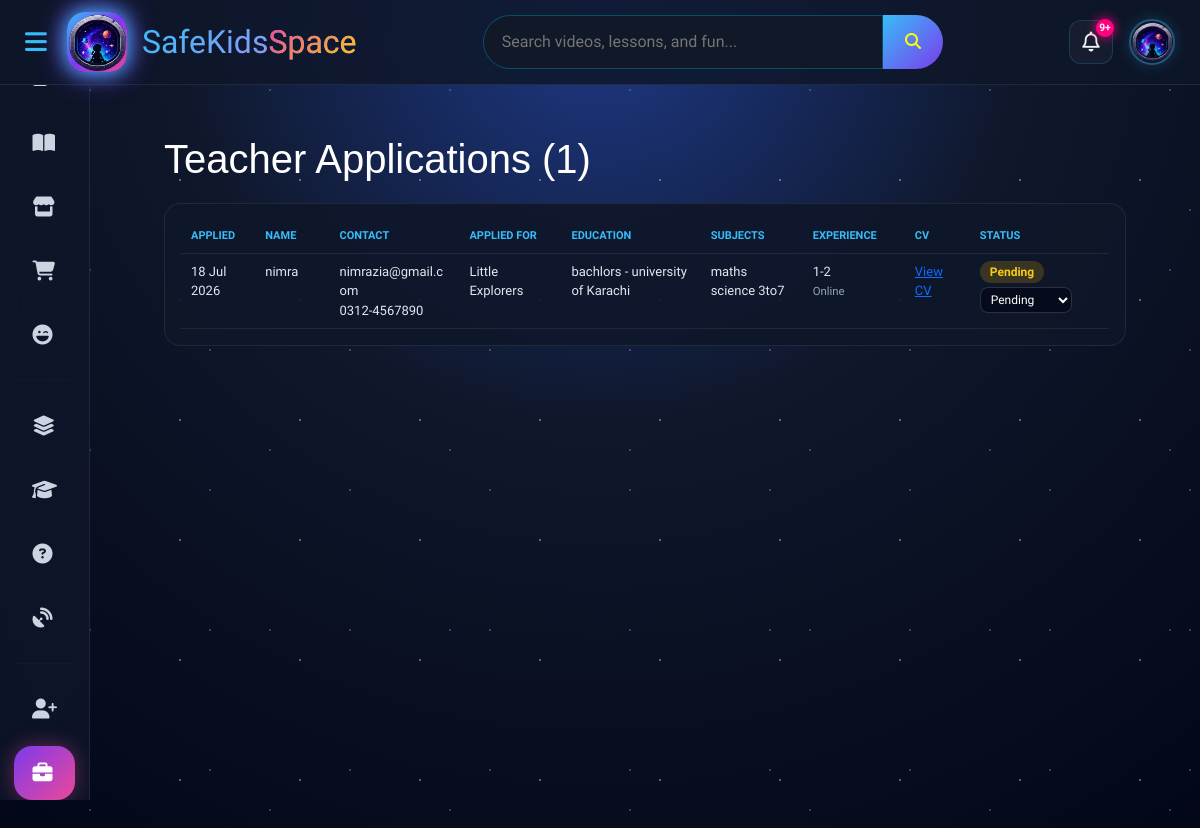
Before: /admin/admin_career_applications.php (signed in) with the older database file.
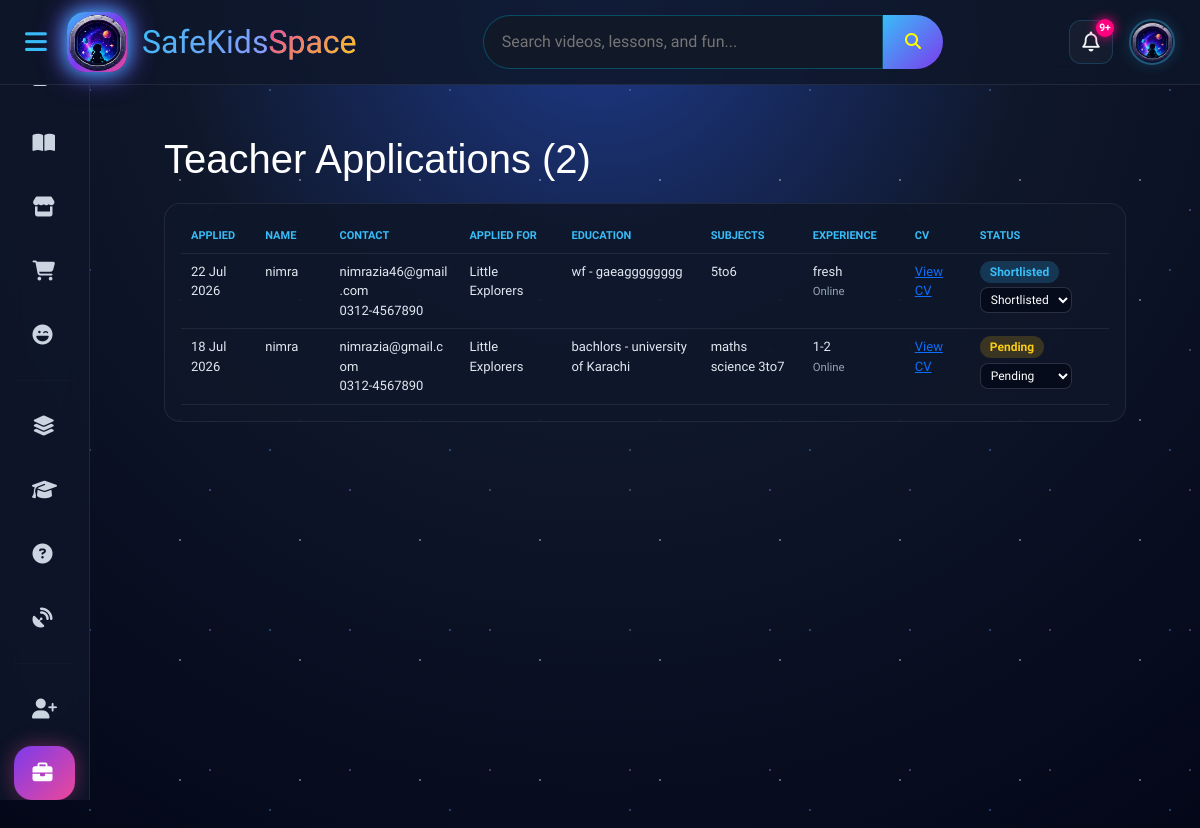
After: the same page with the newer database file.
### tables this page shows
CREATE TABLE `career_applications` (
  `id` int(11) NOT NULL,
  `program_id` int(11) DEFAULT NULL,
  `program_title` varchar(150) DEFAULT NULL,
  `full_name` varchar(150) NOT NULL,
  `email` varchar(150) NOT NULL,
  `mobile_number` varchar(20) NOT NULL,
  `cnic` varchar(20) DEFAULT NULL,
  `dob` date DEFAULT NULL,
  `gender` varchar(20) DEFAULT NULL,
  `emergency_number` varchar(20) DEFAULT NULL,
  `address` varchar(255) DEFAULT NULL,
  `education_level` varchar(100) DEFAULT NULL,
  `institution` varchar(150) DEFAULT NULL,
  `subjects_taught` varchar(255) DEFAULT NULL,
  `experience_level` enum('fresh','1-2','3-5','5+') DEFAULT NULL,
  `preferred_mode` enum('online','on-campus','both') DEFAULT NULL,
  `why_teach` text DEFAULT NULL,
  `cgpa` varchar(20) DEFAULT NULL,
  `program_of_study` varchar(150) DEFAULT NULL,
  `specialization` varchar(150) DEFAULT NULL,
  `certification` varchar(255) DEFAULT NULL,
  `edu_start_date` date DEFAULT NULL,
  `edu_end_date` date DEFAULT NULL,
  `edu_in_process` tinyint(1) NOT NULL DEFAULT 0,
  `is_fresher` tinyint(1) NOT NULL DEFAULT 0,
  `industry_type` varchar(150) DEFAULT NULL,
  `designation` varchar(150) DEFAULT NULL,
  `organization` varchar(150) DEFAULT NULL,
  `exp_start_date` date DEFAULT NULL,
  `exp_end_date` date DEFAULT NULL,
  `exp_currently_working` tinyint(1) NOT NULL DEFAULT 0,
  `cv_path` varchar(255) NOT NULL,
  `status` enum('pending','shortlisted','rejected','hired') NOT NULL DEFAULT 'pending',
  `applied_at` timestamp NOT NULL DEFAULT current_timestamp()
);

### admin/admin_career_applications.php (the view, shortened to what this page needs)
<?php
require_once __DIR__ . '/../includes/db.php';
$applications = $pdo->query("SELECT * FROM career_applications ORDER BY applied_at DESC")->fetchAll();
?>
<!DOCTYPE html>
<html lang="en">
<head>
<link rel="stylesheet" href="../assets/layout.css">
<link rel="stylesheet" href="../assets/admin.css">
<link rel="stylesheet" href="../assets/career.css">
</head>
<body>
<?php include __DIR__ . '/../includes/admin_navbar.php'; ?>
<div class="container-fluid px-4">
<main class="main-content" id="content">
<h1 class="aca-title">Teacher Applications (<?= count($applications) ?>)</h1>
<div class="aca-table-wrap">
<table class="aca-table">
<tr>
  <th>Applied</th><th>Name</th><th>Contact</th><th>Applied For</th><th>Education</th><th>Subjects</th><th>Experience</th><th>CV</th><th>Status</th>
</tr>
<?php foreach ($applications as $a): ?>
<tr>
  <td><?= date('d M Y', strtotime($a['applied_at'])) ?></td>
  <td><?= htmlspecialchars($a['full_name']) ?></td>
  <td><?= htmlspecialchars($a['email']) ?><br><?= htmlspecialchars($a['mobile_number']) ?></td>
  <td><?= htmlspecialchars($a['program_title'] ?: 'General') ?></td>
  <td><?= htmlspecialchars($a['education_level']) ?> - <?= htmlspecialchars($a['institution']) ?></td>
  <td><?= htmlspecialchars($a['subjects_taught'] ?? '') ?></td>
  <td><?= htmlspecialchars($a['experience_level'] ?? '') ?><br><small style="color:#94a3b8;"><?= htmlspecialchars(ucfirst(str_replace('-', ' ', $a['preferred_mode'] ?? ''))) ?></small></td>
  <td><a class="cv-link" href="../<?= htmlspecialchars($a['cv_path']) ?>" target="_blank">View CV</a></td>
  <td>
    <span class="aca-badge <?= $a['status'] ?>"><?= ucfirst($a['status']) ?></span><br>
    <form method="POST" style="margin-top:6px;display:inline-flex;gap:6px;">
      <select name="new_status" onchange="this.form.submit()">
        <option value="pending" <?= $a['status']=='pending'?'selected':'' ?>>Pending</option>
        <option value="shortlisted" <?= $a['status']=='shortlisted'?'selected':'' ?>>Shortlisted</option>
      </select>
    </form>
  </td>
</tr>
<?php endforeach; ?>
</table>
</div>
</main>
</div>
</body>
</html>

Changed rows visible on the page:
added career_applications: applied_at "22 Jul 2026", full_name "nimra", email "nimrazia46@gmail.com", mobile_number "0312-4567890", program_title "Little Explorers", education_level "wf", institution "gaeagggggggg", subjects_taught "5to6", experience_level "fresh", preferred_mode "Online", status "Shortlisted", new_status "Shortlisted"
Other visible differences:
count($applications): "1" → "2"
